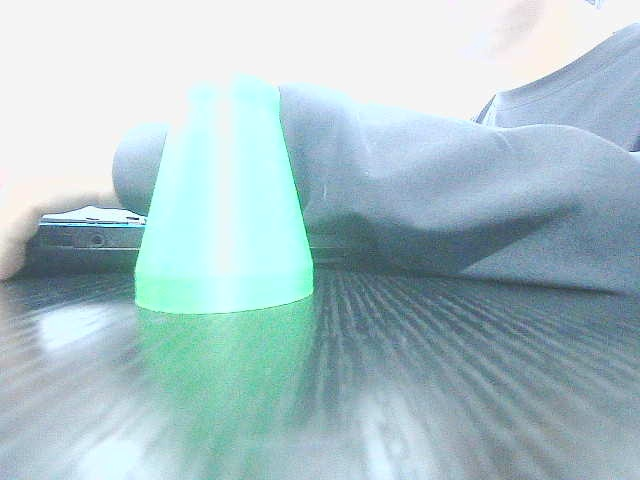
#> input picture debug/board_scene_raw.jpg, 640 x 480 px, given in place of the camera
$ python color_tuner.py
#> lines starting #> are read from the running program, lines starting #| are printed output that depends on the picture; after the words box and inside, x2 and y2 are one past the last pixel; in counts of white or black regions, pixels touching at a corner belong together
# -*- coding: utf-8 -*-
"""
现场调HSV阈值用：跑起来后拖trackbar，框ROI看mask，调好后把数值填回config.py。
用法: python color_tuner.py
按 q 退出，按 c 截图保存当前帧到 captures/
"""
import cv2
import numpy as np
import os
import config as C


def nothing(x):
    pass


def main():
    os.makedirs("captures", exist_ok=True)
    cap = cv2.VideoCapture(C.CAM_INDEX, cv2.CAP_V4L2)
    cap.set(cv2.CAP_PROP_FOURCC, cv2.VideoWriter_fourcc(*'MJPG'))
    cap.set(cv2.CAP_PROP_FRAME_WIDTH, C.CAM_WIDTH)
    cap.set(cv2.CAP_PROP_FRAME_HEIGHT, C.CAM_HEIGHT)
    cap.set(cv2.CAP_PROP_AUTO_EXPOSURE, 0.25)
    cap.set(cv2.CAP_PROP_AUTO_WB, 0)

    cv2.namedWindow("bars")
    cv2.createTrackbar("H_l", "bars", 0, 179, nothing)
    cv2.createTrackbar("H_h", "bars", 179, 179, nothing)
    cv2.createTrackbar("S_l", "bars", 50, 255, nothing)
    cv2.createTrackbar("S_h", "bars", 255, 255, nothing)
    cv2.createTrackbar("V_l", "bars", 50, 255, nothing)
    cv2.createTrackbar("V_h", "bars", 255, 255, nothing)

    idx = 0
    while True:
        ok, frame = cap.read()
#> frame is the input picture: shape (480, 640, 3); mean B, G, R 202.2, 196.4, 171.2
        if not ok:
            continue
        hsv = cv2.cvtColor(frame, cv2.COLOR_BGR2HSV)
#> hsv: shape (480, 640, 3); mean H, S, V 78.3, 46.4, 204.7

        hl = cv2.getTrackbarPos("H_l", "bars")
        hh = cv2.getTrackbarPos("H_h", "bars")
        sl = cv2.getTrackbarPos("S_l", "bars")
        sh = cv2.getTrackbarPos("S_h", "bars")
        vl = cv2.getTrackbarPos("V_l", "bars")
        vh = cv2.getTrackbarPos("V_h", "bars")

        lower = np.array([hl, sl, vl])
        upper = np.array([hh, sh, vh])
        mask = cv2.inRange(hsv, lower, upper)
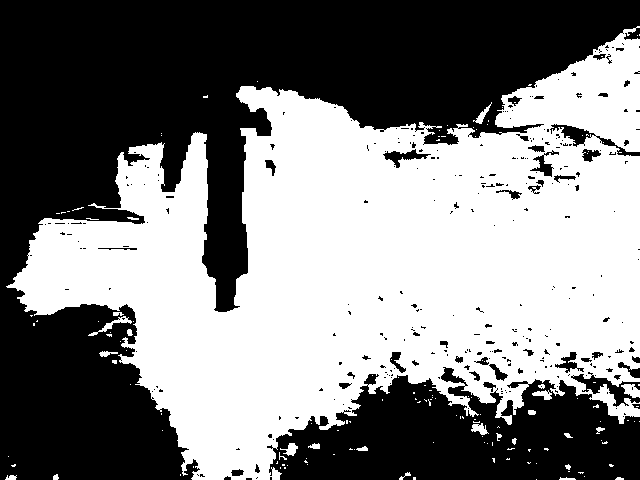
#> mask: shape (480, 640); 50.5% white; 292 black regions (245 under 20 px), largest, box (x1, y1, x2, y2) and area: (0, 0, 640, 480) 118924, (267, 367, 640, 480) 27919, (571, 372, 640, 407) 737
        # 红色跨180度时手动再加一段
        if hl > 160:
            m2 = cv2.inRange(hsv, np.array([0, sl, vl]), np.array([10, sh, vh]))
            mask = cv2.bitwise_or(mask, m2)
        res = cv2.bitwise_and(frame, frame, mask=mask)
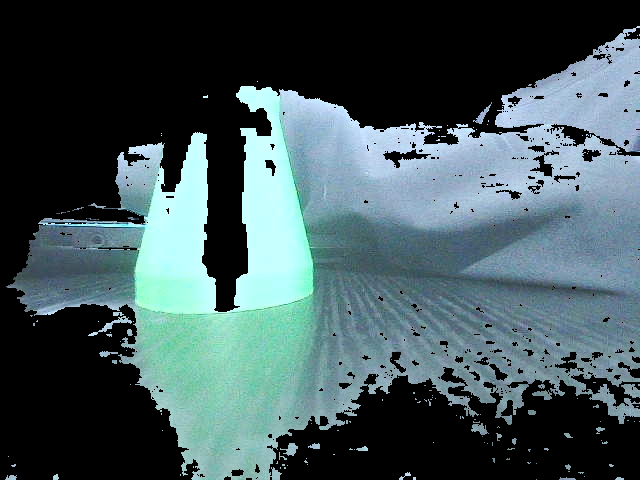
#> res: shape (480, 640, 3); mean B, G, R 90.2, 86.5, 66.6

        cv2.putText(res, f"H:[{hl},{hh}] S:[{sl},{sh}] V:[{vl},{vh}]",
                    (10, 30), cv2.FONT_HERSHEY_SIMPLEX, 0.7, (0, 255, 0), 2)
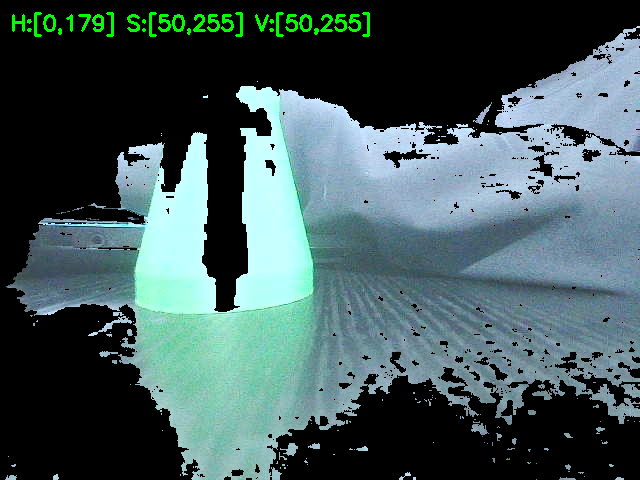
#> res: shape (480, 640, 3); 0.88% of pixels changed, all inside (x1, y1, x2, y2) = (12, 12, 370, 37)
        cv2.imshow("frame", frame)
        cv2.imshow("mask", mask)
        cv2.imshow("res", res)

        k = cv2.waitKey(1) & 0xFF
#> (key q is pressed here)
        if k == ord('q'):
            break
        if k == ord('c'):
            p = f"captures/frame_{idx}.jpg"
            cv2.imwrite(p, frame)
            print(f"saved {p}")
            idx += 1

    cap.release()
    cv2.destroyAllWindows()


if __name__ == "__main__":
    main()

$ run again, on debug/live_0.jpg
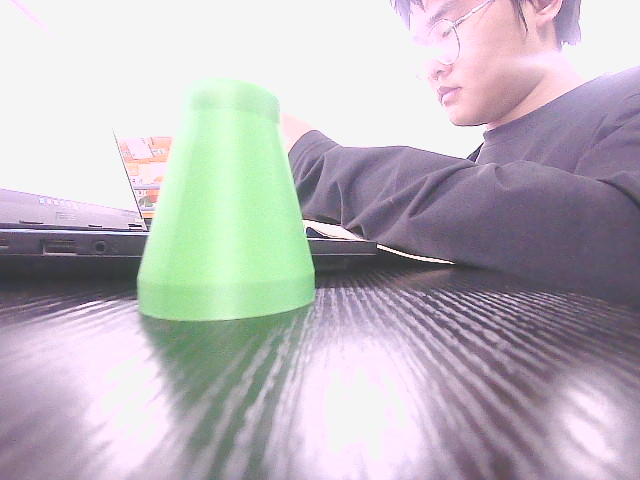
#> input picture debug/live_0.jpg, 640 x 480 px, given in place of the camera
#> in main, frame is the input picture: shape (480, 640, 3); mean B, G, R 189.1, 182.5, 187.7
#> hsv: shape (480, 640, 3); mean H, S, V 100, 29.7, 197
#> in main, `mask = cv2.inRange(hsv, lower, upper)`:
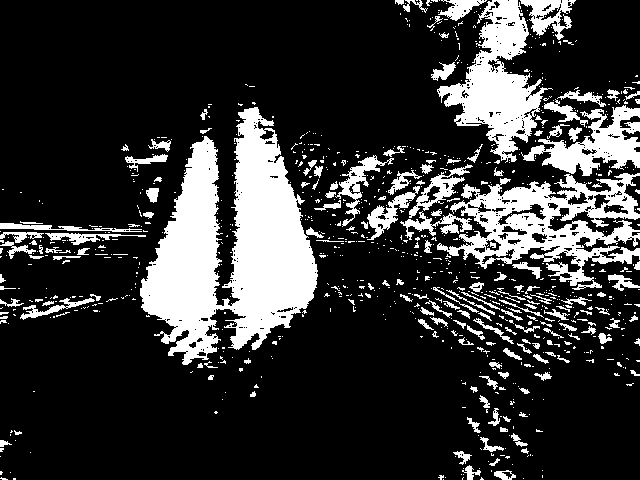
#> mask: shape (480, 640); 20.7% white; 922 white regions (757 under 20 px), largest, box (x1, y1, x2, y2) and area: (140, 107, 318, 365) 24259, (437, 173, 640, 290) 9872, (437, 0, 553, 163) 7478
#> in main, `cv2.putText(res, f"H:[{hl},{hh}] S:[{sl},{sh}] V:[{vl},{vh}]", (10, 30..`:
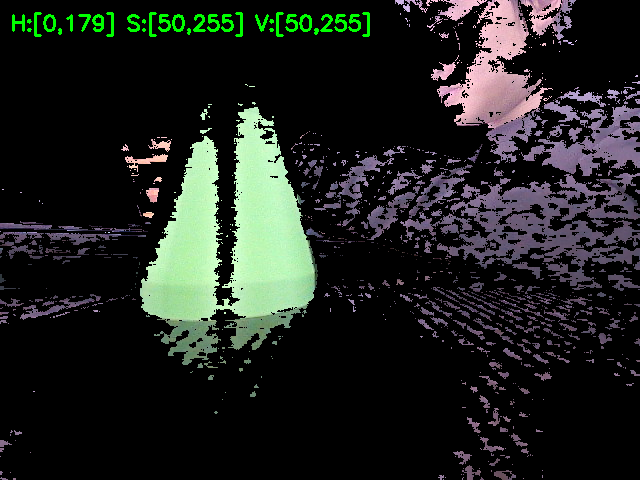
#> res: shape (480, 640, 3); mean B, G, R 31.7, 35.2, 31.8

$ run again, on debug/now_1.jpg
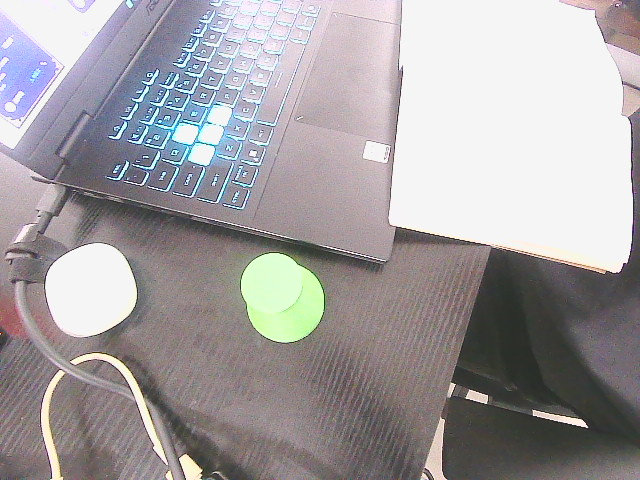
#> input picture debug/now_1.jpg, 640 x 480 px, given in place of the camera
#> in main, frame is the input picture: shape (480, 640, 3); mean B, G, R 161.6, 159.2, 163.4
#> hsv: shape (480, 640, 3); mean H, S, V 75.1, 24.4, 169.3
#> in main, `mask = cv2.inRange(hsv, lower, upper)`:
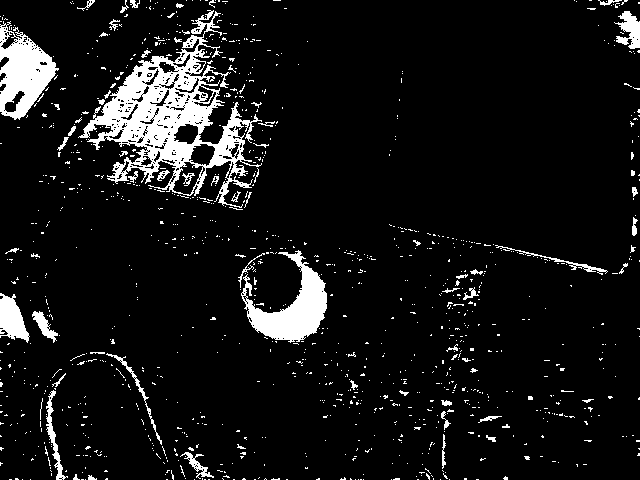
#> mask: shape (480, 640); 8.4% white; 1111 white regions (1044 under 20 px), largest, box (x1, y1, x2, y2) and area: (78, 10, 262, 208) 10696, (241, 250, 327, 343) 3305, (0, 21, 59, 120) 3104
#> in main, `cv2.putText(res, f"H:[{hl},{hh}] S:[{sl},{sh}] V:[{vl},{vh}]", (10, 30..`:
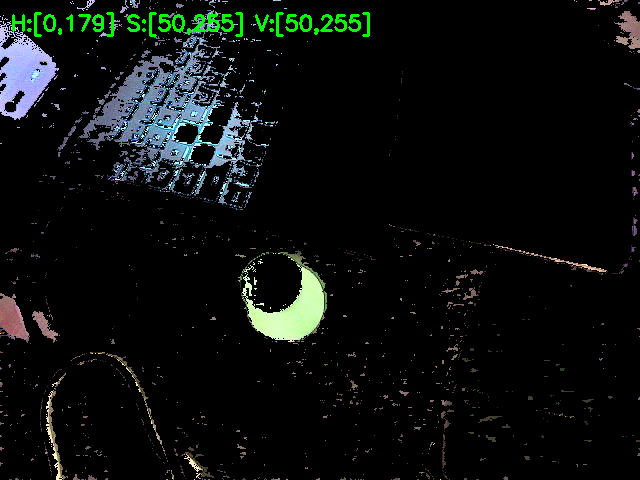
#> res: shape (480, 640, 3); mean B, G, R 13.4, 14.6, 11.4
